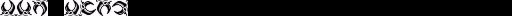

A level layout from a 2D game, rendered from its tile map. Below: a short description, then the map file with its tile-grid data intact:
An orthogonal 32x1 tile map with 16x16 px tiles, 1 tile layer (Contents).

<map version="1.4" tiledversion="1.4.2" orientation="orthogonal" renderorder="left-up" width="32" height="1" tilewidth="16" tileheight="16" infinite="0" nextlayerid="2" nextobjectid="1">
 <tileset firstgid="1" source="level_1_tileset.tsx" />
 <layer id="1" name="Contents" width="32" height="1">
  <data encoding="csv">
8,2147483656,1073741832,0,8,2684354568,3221225480,1610612744,0,0,0,0,0,0,0,0,0,0,0,0,0,0,0,0,0,0,0,0,0,0,0,0
</data>
 </layer>
</map>